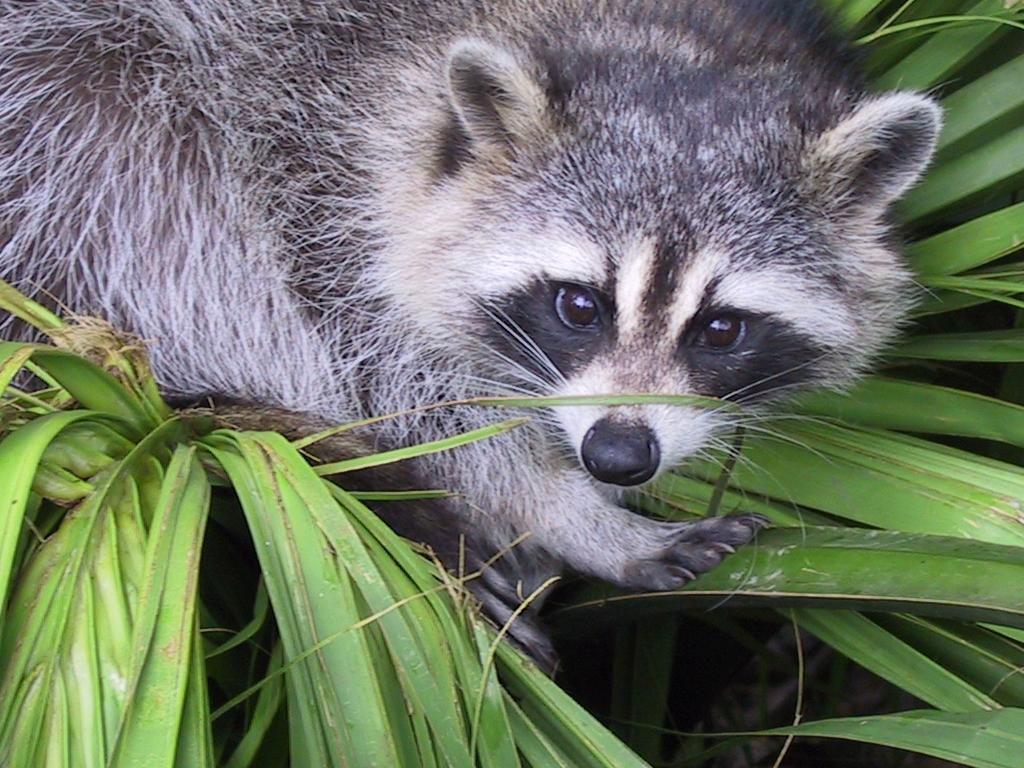
#> input picture 1_array/ex_04/animal.jpeg, 1024 x 768 px
$ python rotate.py
#> lines starting #> are read from the running program, lines starting #| are printed output that depends on the picture
### 1_array/ex_02/load_image.py
import numpy as np
import os
from PIL import Image


def ft_load(path: str) -> np.array:
    """
    Takes a file path of extension either `.jpeg`, `.jpg` or `.png`.

    """
#> called with path = 'animal.jpeg'
    format_image = ["jpeg", "jpg", "png"]
    if not os.access(path, os.R_OK):
        return f"The given file `{path}` is not accessible."

    # try/except if the file does not have any extension
    try:
        extension = path.split(".")[-1]

        if extension not in format_image:
            return f"The file `{path}` extension is not supported."
    except Exception:
        return f"The file {path} does not contains a supported extension."

    with Image.open(path) as im:
        # Simply load an im object into the array.
#> im is the input picture: PIL image 1024x768 RGB; mean R, G, B 110.7, 117.7, 102.1
        array_image = np.array(im)
        print(f"The shape of image is : {array_image.shape}")
#| The shape of image is : (768, 1024, 3)
        return array_image


# [5 lines left out: function main, not called in this run]


# [2 lines that do not run on import are left out]

### 1_array/ex_04/rotate.py
from load_image import ft_load
import numpy as np
import sys
import matplotlib.pyplot as plt
from PIL import Image


def rotate_90_ccw(original_array: np.ndarray) -> np.ndarray:
    """
    Rotate a 2D NumPy array 90 degrees counterclockwise

    Args:
        original_array (np.ndarray): The 2D NumPy array.

    Returns:
        np.ndarray (np.ndarray): The rotated 2D NumPy array.
    """

    rows, cols = original_array.shape

    rotated = np.empty(original_array.shape)

    for row in range(rows):
        for col in range(cols):
            rotated[rows - 1 - col][row] = original_array[row][col]

    return rotated


def ft_rotate(np_array: np.ndarray) -> None:
    """
    Takes an 2D image NumPy array.
    Crops it in 400x400 size, rotates it counterclockwise, and displays it with
    a X/Y axis.

    Args:
        np_array (np.ndarray): The 2D NumPy array.
    """
    im = Image.fromarray(np_array)

    grayscale_im = im.convert("L")
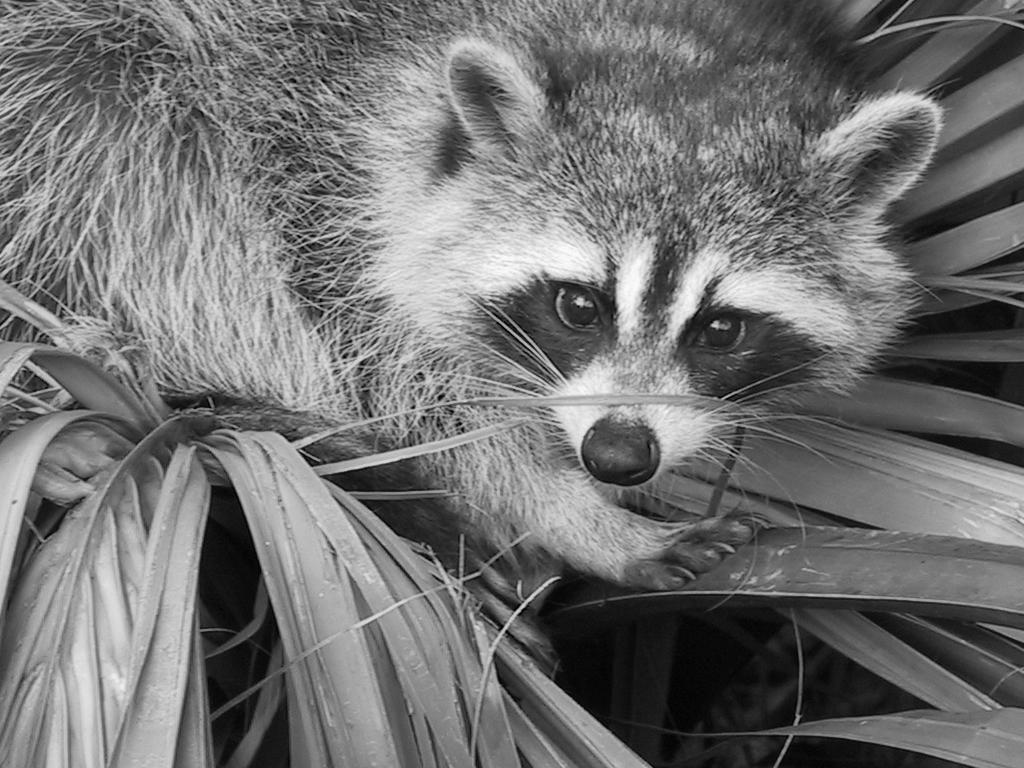
#> grayscale_im: PIL image 1024x768 L; min 0, max 253, mean 113.8

    # Create a crop tupple for getting the raccoon face approximatively
    left, upper = 450, 110
    # + 400 on both right and lower to ensure a square final result
    right = left + 400
    lower = upper + 400

    crop_input = (left, upper, right, lower)

    cropped = grayscale_im.crop(crop_input)
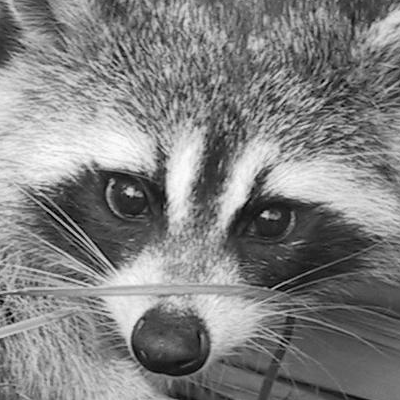
#> cropped: PIL image 400x400 L; min 0, max 253, mean 128.9

    # Dump the `cropped` image into a np.array
    result_array = np.array(cropped)

    print(f"The shape of image is: {result_array.shape}")
#| The shape of image is: (400, 400)
    print(result_array)
#> (printed output is left out)

    rotated_pixels = rotate_90_ccw(result_array)
#> after the loop in rotate_90_ccw, `for row in range(rows):`:
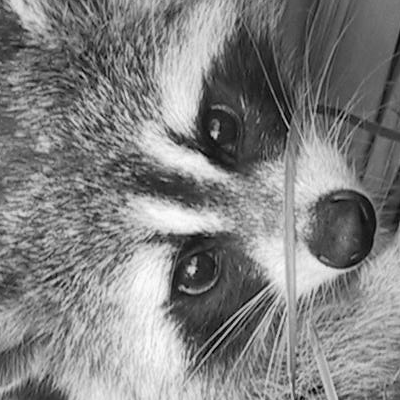
#> rotated: shape (400, 400) float64; min 0, max 253, mean 128.9

    print(f"New shape after Transpose: {rotated_pixels.shape}")
#| New shape after Transpose: (400, 400)

    print(rotated_pixels)
#> (printed output is left out)

    # For displaying the X and Y axis
    plt.imshow(rotated_pixels, cmap="gray")
    plt.show()


def main() -> None:
    """
    Main function
    """
    image_name = "animal.jpeg"
    np_result = ft_load(image_name)

    # Skip ft_zoom function if the data isn't a type numpy array
    if not isinstance(np_result, np.ndarray):
        print(f"{image_name} is couldn't be loaded.")
        sys.exit(1)

    ft_rotate(np_result)


if __name__ == "__main__":
    main()
